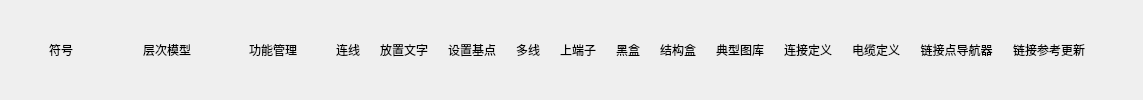
      <widget class="QWidget" name="tab_6">
       <property name="styleSheet">
        <string notr="true">#tab_6{
background-color: rgb(8, 62, 75);
}

QGroupBox{
	background-color: rgba(16, 57, 70, 1);
	border: 0px solid rgb(111, 255, 255);
	margin-top:3.3ex;
	color: rgba(102, 249, 247, 1);
	font: 12pt &quot;微软雅黑&quot;;
}

QGroupBox::title{
	subcontrol-origin: margin;
	subcontrol-position: top center;
	background-color: rgba(19, 67, 79, 1);
	padding: 7 10000px;
}

QLineEdit{
	background-color: rgba(255, 255, 255,0.2);
	border-width:0;
	border-style:outset;
	color: rgba(102, 249, 247, 1);
	font: 12pt &quot;微软雅黑&quot;;
}

QLabel{
	color: rgba(102, 249, 247, 1);
	font: 12pt &quot;微软雅黑&quot;;
}

QRadioButton{
	color: rgba(102, 249, 247, 1);
	font: 12pt &quot;微软雅黑&quot;;
}

QRadioButton::indicator{
	border-color: rgba(255, 255, 255,0);
	background:transparent;
}


QRadioButton::indicator:checked{
	border-image:url(:/widget/images/green.png)
}

QRadioButton::indicator:unchecked{
	border-image:url(:/widget/images/unchecked.png)
}

QPushButton{
	border: 2px solid rgba(61, 255, 255,0.4);
	background-color: rgba(12, 34, 45, 0.6);
	font: 10pt &quot;微软雅黑&quot;;
	color: rgba(102, 249, 247, 1);
	text-align：center;
}

QPushButton::disabled{
	border: 0px;
	color: rgba(102, 249, 247, 0.3);
	text-align：center;
}

QPushButton::pressed{
	border: 2px solid rgba(61, 255, 255,0.8);
	background-color: rgba(12, 34, 45, 1);
	font: 12pt &quot;微软雅黑&quot;;
}

QPushButton::hover{
	border: 2.5px solid rgba(61, 255, 255,0.8);
	background-color: rgba(12, 34, 45, 0.6);
	font: 75 12pt &quot;微软雅黑&quot;;
}

QDoubleSpinBox{
	border: 0px solid rgba(61, 255, 255,0.4);
	background-color: rgba(255, 255, 255, 0.2);
	font: 12pt &quot;Times New Roman&quot;;
	color: rgba(102, 249, 247, 1);
	text-align：center;
	padding-left:10px;
}
</string>
       </property>
       <attribute name="title">
        <string>设计</string>
       </attribute>
       <layout class="QHBoxLayout" name="horizontalLayout">
        <property name="topMargin">
         <number>5</number>
        </property>
        <property name="bottomMargin">
         <number>5</number>
        </property>
        <item>
         <widget class="QToolButton" name="Btn_SymbolLoad">
          <property name="minimumSize">
           <size>
            <width>100</width>
            <height>30</height>
           </size>
          </property>
          <property name="text">
           <string>符号</string>
          </property>
          <property name="iconSize">
           <size>
            <width>32</width>
            <height>32</height>
           </size>
          </property>
          <property name="toolButtonStyle">
           <enum>Qt::ToolButtonTextUnderIcon</enum>
          </property>
          <property name="autoRaise">
           <bool>true</bool>
          </property>
         </widget>
        </item>
        <item>
         <widget class="QToolButton" name="Btn_ContainerTree">
          <property name="minimumSize">
           <size>
            <width>100</width>
            <height>30</height>
           </size>
          </property>
          <property name="text">
           <string>层次模型</string>
          </property>
          <property name="iconSize">
           <size>
            <width>32</width>
            <height>32</height>
           </size>
          </property>
          <property name="toolButtonStyle">
           <enum>Qt::ToolButtonTextUnderIcon</enum>
          </property>
          <property name="autoRaise">
           <bool>true</bool>
          </property>
         </widget>
        </item>
        <item>
         <widget class="QToolButton" name="BtnFunctionManage">
          <property name="minimumSize">
           <size>
            <width>100</width>
            <height>30</height>
           </size>
          </property>
          <property name="text">
           <string>功能管理</string>
          </property>
          <property name="iconSize">
           <size>
            <width>32</width>
            <height>32</height>
           </size>
          </property>
          <property name="toolButtonStyle">
           <enum>Qt::ToolButtonTextUnderIcon</enum>
          </property>
          <property name="autoRaise">
           <bool>true</bool>
          </property>
         </widget>
        </item>
        <item>
         <widget class="QToolButton" name="BtnLineConnect">
          <property name="text">
           <string>连线</string>
          </property>
          <property name="iconSize">
           <size>
            <width>32</width>
            <height>32</height>
           </size>
          </property>
          <property name="toolButtonStyle">
           <enum>Qt::ToolButtonTextUnderIcon</enum>
          </property>
          <property name="autoRaise">
           <bool>true</bool>
          </property>
         </widget>
        </item>
        <item>
         <widget class="QToolButton" name="BtnPutText">
          <property name="text">
           <string>放置文字</string>
          </property>
          <property name="iconSize">
           <size>
            <width>32</width>
            <height>32</height>
           </size>
          </property>
          <property name="toolButtonStyle">
           <enum>Qt::ToolButtonTextUnderIcon</enum>
          </property>
          <property name="autoRaise">
           <bool>true</bool>
          </property>
         </widget>
        </item>
        <item>
         <widget class="QToolButton" name="BtnSetCentrePoint">
          <property name="text">
           <string>设置基点</string>
          </property>
          <property name="iconSize">
           <size>
            <width>32</width>
            <height>32</height>
           </size>
          </property>
          <property name="toolButtonStyle">
           <enum>Qt::ToolButtonTextUnderIcon</enum>
          </property>
          <property name="autoRaise">
           <bool>true</bool>
          </property>
         </widget>
        </item>
        <item>
         <widget class="QToolButton" name="Btn_MultiLine">
          <property name="text">
           <string>多线</string>
          </property>
          <property name="iconSize">
           <size>
            <width>32</width>
            <height>32</height>
           </size>
          </property>
          <property name="toolButtonStyle">
           <enum>Qt::ToolButtonTextUnderIcon</enum>
          </property>
          <property name="autoRaise">
           <bool>true</bool>
          </property>
         </widget>
        </item>
        <item>
         <widget class="QToolButton" name="Btn_SetTerminal">
          <property name="text">
           <string>上端子</string>
          </property>
          <property name="iconSize">
           <size>
            <width>32</width>
            <height>32</height>
           </size>
          </property>
          <property name="toolButtonStyle">
           <enum>Qt::ToolButtonTextUnderIcon</enum>
          </property>
          <property name="autoRaise">
           <bool>true</bool>
          </property>
         </widget>
        </item>
        <item>
         <widget class="QToolButton" name="Btn_BlackBox">
          <property name="text">
           <string>黑盒</string>
          </property>
          <property name="iconSize">
           <size>
            <width>32</width>
            <height>32</height>
           </size>
          </property>
          <property name="toolButtonStyle">
           <enum>Qt::ToolButtonTextUnderIcon</enum>
          </property>
          <property name="autoRaise">
           <bool>true</bool>
          </property>
         </widget>
        </item>
        <item>
         <widget class="QToolButton" name="Btn_StructBox">
          <property name="text">
           <string>结构盒</string>
          </property>
          <property name="iconSize">
           <size>
            <width>32</width>
            <height>32</height>
           </size>
          </property>
          <property name="toolButtonStyle">
           <enum>Qt::ToolButtonTextUnderIcon</enum>
          </property>
          <property name="autoRaise">
           <bool>true</bool>
          </property>
         </widget>
        </item>
        <item>
         <widget class="QToolButton" name="Btn_TypicalDwg">
          <property name="text">
           <string>典型图库</string>
          </property>
          <property name="iconSize">
           <size>
            <width>32</width>
            <height>32</height>
           </size>
          </property>
          <property name="toolButtonStyle">
           <enum>Qt::ToolButtonTextUnderIcon</enum>
          </property>
          <property name="autoRaise">
           <bool>true</bool>
          </property>
         </widget>
        </item>
        <item>
         <widget class="QToolButton" name="Btn_LineDefine">
          <property name="text">
           <string>连接定义</string>
          </property>
          <property name="iconSize">
           <size>
            <width>32</width>
            <height>32</height>
           </size>
          </property>
          <property name="toolButtonStyle">
           <enum>Qt::ToolButtonTextUnderIcon</enum>
          </property>
          <property name="autoRaise">
           <bool>true</bool>
          </property>
         </widget>
        </item>
        <item>
         <widget class="QToolButton" name="Btn_CableDefine">
          <property name="text">
           <string>电缆定义</string>
          </property>
          <property name="iconSize">
           <size>
            <width>32</width>
            <height>32</height>
           </size>
          </property>
          <property name="toolButtonStyle">
           <enum>Qt::ToolButtonTextUnderIcon</enum>
          </property>
          <property name="autoRaise">
           <bool>true</bool>
          </property>
         </widget>
        </item>
        <item>
         <widget class="QToolButton" name="BtnBoardLayout">
          <property name="text">
           <string>链接点导航器</string>
          </property>
          <property name="iconSize">
           <size>
            <width>32</width>
            <height>32</height>
           </size>
          </property>
          <property name="toolButtonStyle">
           <enum>Qt::ToolButtonTextUnderIcon</enum>
          </property>
          <property name="autoRaise">
           <bool>true</bool>
          </property>
         </widget>
        </item>
        <item>
         <widget class="QToolButton" name="Btn_MultiLine_9">
          <property name="text">
           <string>链接参考更新</string>
          </property>
          <property name="iconSize">
           <size>
            <width>32</width>
            <height>32</height>
           </size>
          </property>
          <property name="toolButtonStyle">
           <enum>Qt::ToolButtonTextUnderIcon</enum>
          </property>
          <property name="autoRaise">
           <bool>true</bool>
          </property>
         </widget>
        </item>
        <item>
         <spacer name="horizontalSpacer">
          <property name="orientation">
           <enum>Qt::Horizontal</enum>
          </property>
          <property name="sizeHint" stdset="0">
           <size>
            <width>40</width>
            <height>20</height>
           </size>
          </property>
         </spacer>
        </item>
       </layout>
      </widget>
